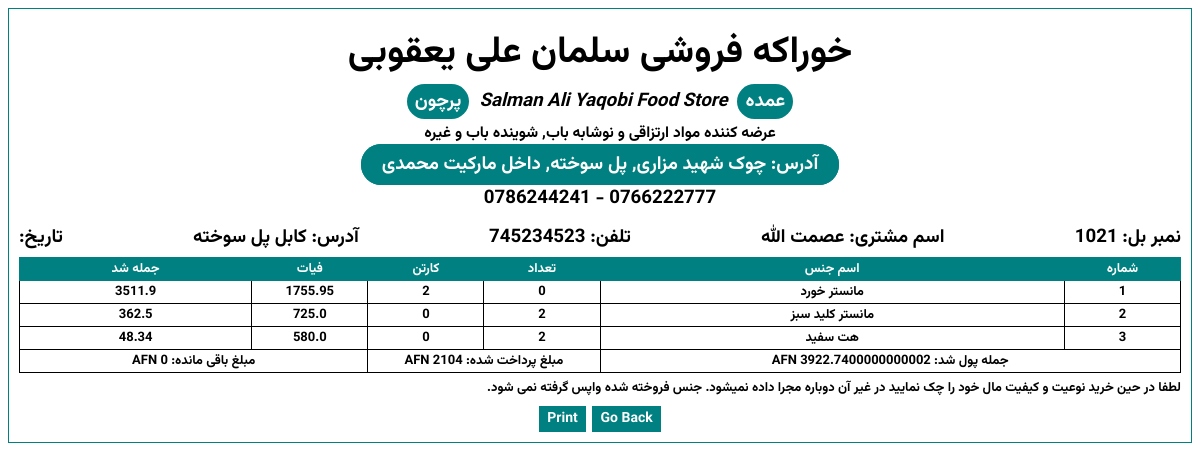
Page /sale/invoice/print/1021 on the committed database.
### store/models.py (models this page shows, shortened)
class SalesDetails(models.Model):
    user = models.ForeignKey(User, related_name='user',null=True, blank=True, on_delete=models.SET_NULL)
    bill_number = models.CharField(max_length=100, unique=True, editable=False, default="")
    customer = models.ForeignKey(Customer, on_delete=models.CASCADE, related_name="customer")
    total_amount = models.CharField(max_length=200,null=True, blank=True)
    paid_amount = models.CharField(max_length=200,null=True, blank=True, default="0")
    unpaid_amount = models.CharField(max_length=200,null=True, blank=True, default="0")
    created_at = models.DateTimeField(auto_now_add=True)

class Customer(models.Model):
    name = models.CharField(max_length=200, null=True, blank=True, default="متفرقه")
    phone = models.IntegerField(null=True, blank=True, default=0000000)
    address = models.CharField(max_length=200, null=True, blank=True,default="------")

class SalesProducts(models.Model):
    sale_detail = models.ForeignKey(SalesDetails, related_name='sale_detail',on_delete=models.CASCADE)
    product = models.ForeignKey(Products, related_name='produts', null=True,blank=True, on_delete=models.SET_NULL)
    item_price = models.CharField(max_length=200, null=True, blank=True)
    package_price = models.CharField(max_length=200, null=True, blank=True)
    item_qty = models.CharField(max_length=200, null=True, blank=True)
    package_qty = models.CharField(max_length=200, null=True, blank=True)
    total_price = models.CharField(max_length=200, null=True, blank=True)

class Products(models.Model):
    NUMBER_CHOICES = [(i, str(i)) for i in range(1, 201)]
    category = models.ForeignKey(Category, on_delete=models.CASCADE)
    code = models.IntegerField(null=True, default=0)
    name = models.CharField(max_length=100)
    unit = models.ForeignKey(BaseUnit, on_delete=models.CASCADE, null=True, blank=True)
    purchase_unit = models.ForeignKey(PurchaseUnit, on_delete=models.CASCADE, null=True, blank=True)
    package_contain = models.PositiveBigIntegerField(choices=NUMBER_CHOICES)
    package_purchase_price = models.DecimalField(max_digits=10, decimal_places=2, null=True)  # entered in USD or AFN
    package_sale_price = models.DecimalField(max_digits=10, decimal_places=2, null=True)  # entered in AFN (display)
    usd_package_sale_price = models.DecimalField(max_digits=10, decimal_places=2, null=True, blank=True)  # ← added
    num_of_packages = models.IntegerField(default=1)
    total_package_price = models.DecimalField(max_digits=10, decimal_places=2, null=True, default=0)
    item_sale_price = models.DecimalField(max_digits=10, decimal_places=2, null=True, default=0)  # in AFN
    num_items = models.IntegerField(default=0)
    stock = models.IntegerField()
    image = models.ImageField(default='default.png', upload_to='item_images')
    description = models.TextField(max_length=200, null=True, blank=True)
    created_at = models.DateTimeField(auto_now_add=True, null=True, blank=True)
    updated_at = models.DateTimeField(auto_now=True, null=True, blank=True)

### store/views.py (the view)
def print_invoice(request, sales_id):
    sales_details = get_object_or_404(SalesDetails, bill_number=sales_id)
    sales_product = SalesProducts.objects.filter(sale_detail=sales_details)
    calculate = sales_product.aggregate(
        total_amount=Sum('total_price')
    )
    context = {
        'sales_details':sales_details,
        'sales_products':sales_product,
        'calculate':calculate
    }
    return render(request, 'partials/_print_invoice.html', context)

### store/context_processors.py (called while the page is built)
def cart_context(request):
    try:
        cart = request.session.get('cart', {})
        print("Cart data:", cart)  # Log the cart data
        json.dumps(cart)  # Validate that cart is JSON serializable
        cart_length = len(cart) if cart else 0
        return {
            "cart_length": cart_length
        }
    except Exception as e:
        print("Context Processor Error:", e)
        return {
            "cart_length": 0  # Return a safe default if an error occurs
        }

### store/templatetags/jalali_tags.py (called while the page is built)
@register.filter
def jalali(datetime_obj):
    if not datetime_obj:
        return ""
    local_dt = localtime(datetime_obj)
    return jdatetime.datetime.fromgregorian(datetime=local_dt).strftime('%Y/%m/%d')

### store/templates/partials/_print_invoice.html (shortened to what this page needs)
{% load jalali_tags %}
{% load i18n %}
{% load static %}
<!DOCTYPE html>
<html lang="en">
<head>
</head>
<body>
    <div class="container">
        <div class="heading">
            <h1>خوراکه فروشی سلمان علی یعقوبی</h1>
            <h4><span class="badge">عمده</span><i>Salman Ali Yaqobi Food Store</i><span class="badge">پرچون</span></h4>
            <h5>عرضه کننده مواد ارتزاقی و نوشابه باب, شوینده باب و غیره</h5>
            <span class="address">آدرس: چوک شهید مزاری, پل سوخته, داخل مارکیت محمدی</span>
            <p>0766222777 - 0786244241</p>
        </div>
        <div class="flex-container">
            <p>نمبر بل: {{sales_details.bill_number}}</p>
            <p>اسم مشتری: {{sales_details.customer.name}}</p>
            <p>تلفن: {{sales_details.customer.phone}}</p>
            <p>آدرس: {{sales_details.customer.address}}</p>
            <p>تاریخ: {{sales_details.created_at|jalali}}</p>
        </div>
        <div>
            <table>
                <thead>
                    <th class="small-cell">شماره</th>
                    <th>اسم جنس</th>
                    <th>تعداد</th>
                    <th>کارتن</th>
                    <th>فیات</th>
                    <th>جمله شد</th>
                </thead>
                <tbody>
                    {% for data in sales_products %}
                    <tr>
                        <td class="small-cell">{{forloop.counter}}</td>
                        <td class="normal-cell">{{data.product.name}}</td>
                        <td class="small-cell">{{data.item_qty}}</td>
                        <td class="small-cell">{{data.package_qty}}</td>
                        <td class="small-cell">{{data.package_price}}</td>
                        <td class="medium-cell">{{data.total_price}}</td>
                    </tr>
                    {% endfor %}
                    <tr>
                        <td colspan="2">جمله پول شد: {{calculate.total_amount}} {% trans 'AFN' %}</td>
                        <td colspan="2">مبلغ پرداخت شده:  {{sales_details.paid_amount}} {% trans 'AFN' %}</td>
                        <td colspan="2">مبلغ باقی مانده:  {{sales_details.unpaid_amount}} {% trans 'AFN' %}</td>
                    </tr>
                </tbody>
            </table>
            <p class="footer-text">
                لطفا در حین خرید نوعیت و کیفیت مال خود را چک نمایید در غیر آن دوباره مجرا داده نمیشود. جنس فروخته شده واپس گرفته نمی شود.
            </p>
        </div>
        <div id="hidden-element">
            <a class="btn" href="#" onclick={window.print()}>{% trans 'Print' %}</a>
            <a class="btn" href="{% url 'home' %}">{% trans 'Go Back' %}</a>
        </div>
    </div>
</body>
</html>

### rows in the picture
SalesDetails: bill_number "1021", customer.name "عصمت الله", customer.phone "745234523", customer.address "کابل پل سوخته"
SalesProducts: product.name "مانستر خورد", item_qty "0", package_qty "2", package_price "1755.95", total_price "3511.9"
SalesProducts: product.name "مانستر کلید سبز", item_qty "2", package_qty "0", package_price "725.0", total_price "362.5"
SalesProducts: product.name "هت سفید", item_qty "2", package_qty "0", package_price "580.0", total_price "48.34"

### other values in the picture
{{ calculate.total_amount }} "3922.7400000000002"
